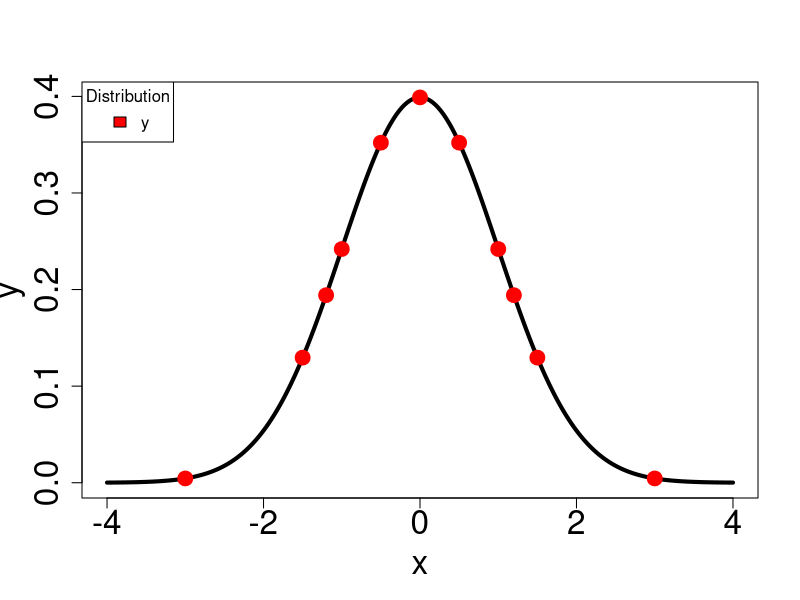
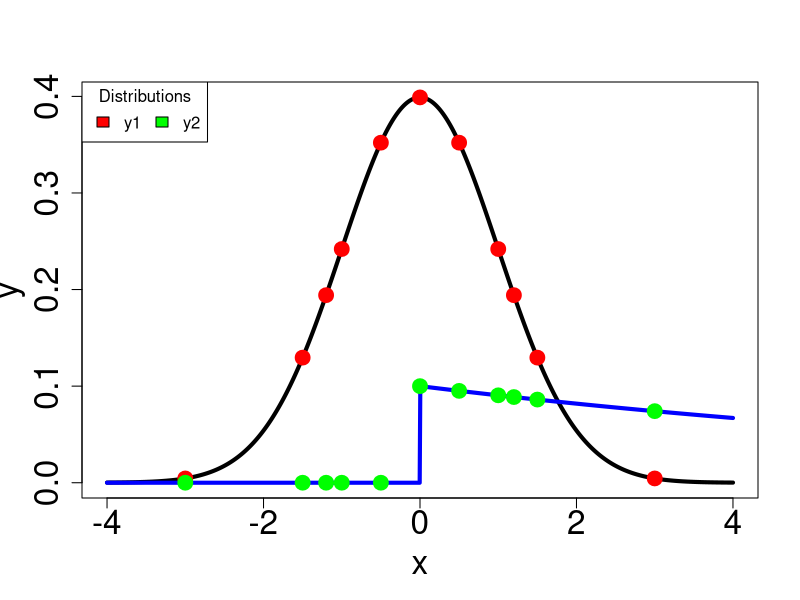

The R script that drew these images, in order:
library(nortest)

# x at which data point is calculated
x<-c(-3., -1.5,  -1.2, -1, -0.5, 0, 0.5, 1.0, 1.2, 1.5, 3.0)
# Normal distribution with mean 0 and standard deviation 1
# y <- dnorm(x, mean=0, sd=1)
y <- c(0.00443, 0.12952, 0.19419, 0.24197, 0.35207, 0.39894, 
       0.35207, 0.24197, 0.19419, 0.12952, 0.00443)

# Plot normal distribution points
xPlot<-seq(-4, 4, length = 1000)
# dnorm gives the density for the normal distribution
yPlot<-dnorm(xPlot,mean=0,sd=1)
# pdf("normality1.pdf", width=15/2.54, height=12/2.54)
plot(xPlot, yPlot, xlab='x', ylab='y', type='l', 
     cex=0.5,
     cex.lab = 2, cex.axis = 2, 
     cex.main = 2, cex.sub = 2, lwd=4)
points(x,y,col='red',cex=1,lwd=8)
legend('topleft', title='Distribution', c('y'), fill=c('red'), cex=1, horiz=T)
# dev.off()

# Assess if data are normally distributed by using a hypothesis test
# Null hyphothesis: The data is normally distributed. 
# Let's set the significance level alpha = 0.05; therefore, if p<0.05, the hypothesis of normality is rejected

library(nortest)
pt<-pearson.test(y)
print(pt)

#Calculate p-values for different normality tests
y <- c(0.00443, 0.12952, 0.19419, 0.24197, 0.35207, 
       0.39894, 0.35207, 0.24197, 0.19419, 0.12952, 
       0.00443)

pt<-pearson.test(y) # Pearson chi-square test
cvmt<-cvm.test(y) # Cramer-von Mises test
adt<-ad.test(y) # Anderson-Darling test

# p-values
pvP<-pt$p.value
pvCvM<-cvmt$p.value
pvAD<-adt$p.value

message("---- Apply three different tests to assess the normality of a data distribution ----")
message("Normality test for y, Pearson chi-squared p-value")
print(pvP)
message("Normality test for y, Cramer-von Mises p-value")
print(pvCvM)
message("Normality test for y, Anderson-Darling p-value")
print(pvAD)

# Given two different data distributions, assess 
# if distributions are normally distributed by using hypothesis test
# y1 <- dnorm(x, mean=0, sd=1)
y1 <- c(0.00443, 0.12952, 0.19419, 0.24197, 0.35207, 
        0.39894, 0.35207, 0.24197, 0.19419, 0.12952, 
        0.00443)
# exponential distribution
# y2 <- dexp(x, 1/10)
y2 <- c(0.0, 0.0, 0.0, 0.0, 0.0, 0.10, 0.0951, 0.0905, 0.0887, 
        0.0861, 0.0741)

pt1<-cvm.test(y1)
pt2<-cvm.test(y2)

message("---- Apply Cramer-von Mises tests to assess the normality of two data distributions ----")
message("Normality test for y1, Cramer-von Mises p-value")
pv1<-pt1$p.value
print(pv1)
message("Normality test for y2, Cramer-von Mises p-value")
pv2<-pt2$p.value
print(pv2)

# Plot normal distribution points
# Plot exp distribution points
# pdf("normality2.pdf", width=15/2.54, height=12/2.54)
plot(xPlot, yPlot, xlab='x', ylab='y', type='l',
     cex=0.5,
     cex.lab = 2, cex.axis = 2, 
     cex.main = 2, cex.sub = 2, lwd=4)
y2Plot<-dexp(xPlot,1/10)
lines(xPlot,y2Plot,col='blue',cex=0.5,lwd=4)
points(x,y1,col='red',cex=1,lwd=8)
points(x,y2,col='green',cex=1,lwd=8)
legend('topleft', title='Distributions', c('y1','y2'), fill=c('red','green'), cex=1, horiz=T)
# dev.off()
